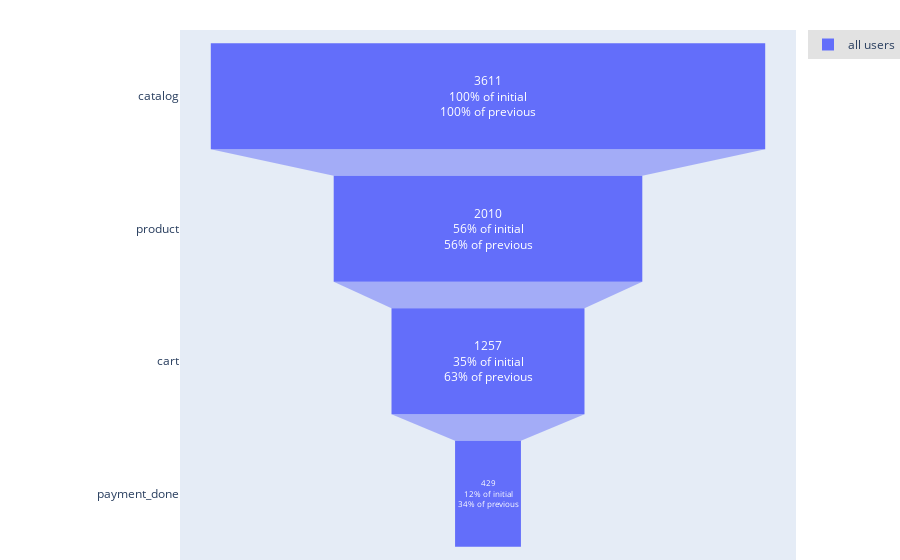

The code cell stored with this chart in its notebook:
### Code cell
source.funnel(
    stages=['catalog', ['product1', 'product2'], 'cart', 'payment_done'],
    stages_names=['catalog', 'product', 'cart', 'payment_done'],
    funnel_type='closed',
    sequence=True
)

### Figure 1 — Plotly figure (JSON) as saved in the notebook; plotly's stock layout.template omitted (floating-point values rounded to 4 significant figures)
{"data": [{"name": "all users", "textinfo": "value+percent initial+percent previous", "x": [3611, 2010, 1257, 429], "y": ["catalog", "product", "cart", "payment_done"], "type": "funnel"}], "layout": {"funnelmode": "stack", "hovermode": "closest", "legend": {"bgcolor": "#E2E2E2", "font": {"size": 12}, "orientation": "v", "xanchor": "left"}, "margin": {"b": 0, "l": 180, "pad": 0, "r": 0, "t": 30}, "showlegend": true}}
